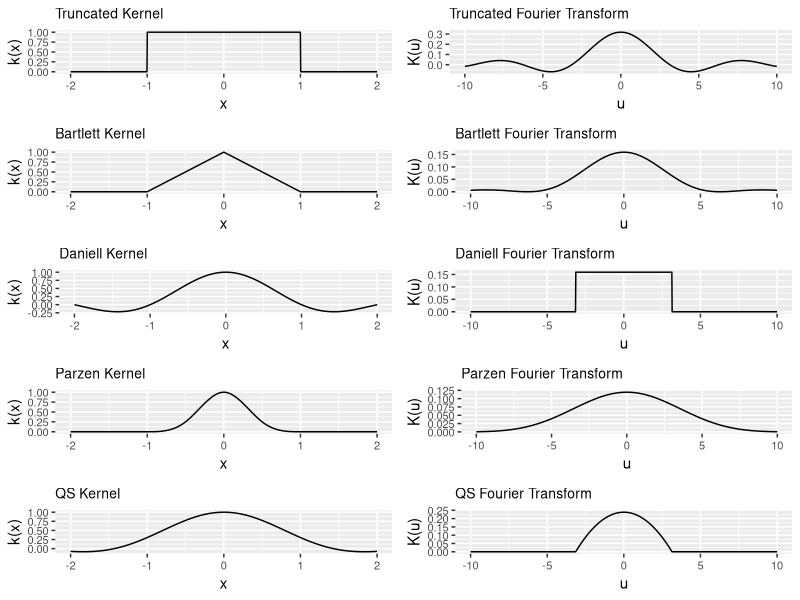

Reproduce this figure in R.
## =====================================================
## 1. Load packages
## =====================================================

# install.packages("ggplot2")   # run once if needed
# install.packages("gridExtra") # run once if needed

library(ggplot2)
library(gridExtra)

## =====================================================
## 2. Define kernels and their Fourier transforms
## =====================================================

# Numerically stable sinc and quadratic-spectral functions
sinc <- function(z) {
  out <- rep(1, length(z))
  nz <- abs(z) > sqrt(.Machine$double.eps)
  out[nz] <- sin(z[nz]) / z[nz]
  out
}

qs_kernel <- function(x) {
  z <- pi * x
  out <- numeric(length(z))
  small <- abs(z) < 1e-4
  # Taylor limit: 1 - z^2 / 10 + z^4 / 280
  out[small] <- 1 - z[small]^2 / 10 + z[small]^4 / 280
  out[!small] <- 3 / z[!small]^2 *
    (sinc(z[!small]) - cos(z[!small]))
  out
}

# Time-domain kernel functions k(x)
kernels <- list(
  Truncated = function(x) ifelse(abs(x) <= 1, 1, 0),
  Bartlett  = function(x) ifelse(abs(x) <= 1, 1 - abs(x), 0),
  Daniell   = function(x) sinc(pi * x),
  Parzen    = function(x) ifelse(
    abs(x) <= 0.5,
    1 - 6 * x^2 + 6 * abs(x)^3,
    ifelse(abs(x) <= 1, 2 * (1 - abs(x))^3, 0)
  ),
  QS        = qs_kernel
)

# Frequency-domain Fourier transforms K(u)
fourier_transforms <- list(
  Truncated = function(u) (1 / pi) * sinc(u),
  Bartlett  = function(u) (1 / (2 * pi)) * sinc(u / 2)^2,
  Daniell   = function(u) (1 / (2 * pi)) * ifelse(abs(u) <= pi, 1, 0),
  Parzen    = function(u) (3 / (8 * pi)) * sinc(u / 4)^4,
  QS        = function(u) (3 / (4 * pi)) * (1 - (u / pi)^2) * ifelse(abs(u) <= pi, 1, 0)
)

## =====================================================
## 3. Define grids for x and u
## =====================================================

x_seq <- seq(-2, 2,  length.out = 1000)  # time domain
u_seq <- seq(-10, 10, length.out = 1000) # frequency domain

## =====================================================
## 4. Create kernel and Fourier-transform plots
## =====================================================

combined_plots <- lapply(names(kernels), function(name) {
  # Data for kernel k(x)
  kernel_data <- data.frame(
    x = x_seq,
    y = sapply(x_seq, kernels[[name]])
  )

  # Data for Fourier transform K(u)
  fourier_data <- data.frame(
    x = u_seq,
    y = sapply(u_seq, fourier_transforms[[name]])
  )

  # Plot k(x)
  kernel_plot <- ggplot(kernel_data, aes(x, y)) +
    geom_line() +
    ggtitle(paste(name, "Kernel")) +
    xlab("x") +
    ylab("k(x)") +
    theme(plot.title = element_text(size = 10),
          axis.text = element_text(size = 8))

  # Plot K(u)
  fourier_plot <- ggplot(fourier_data, aes(x, y)) +
    geom_line() +
    ggtitle(paste(name, "Fourier Transform")) +
    xlab("u") +
    ylab("K(u)") +
    theme(plot.title = element_text(size = 10),
          axis.text = element_text(size = 8))

  # Put the two plots side by side
  arrangeGrob(kernel_plot, fourier_plot, ncol = 2)
})

## =====================================================
## 5. Arrange all kernels in one figure
## =====================================================

combined_grid <- do.call(arrangeGrob, c(combined_plots, ncol = 1))
grid::grid.newpage()
grid::grid.draw(combined_grid)
ggsave("kernels_and_fourier_transforms.png", combined_grid,
       width = 7, height = 9, dpi = 300)
